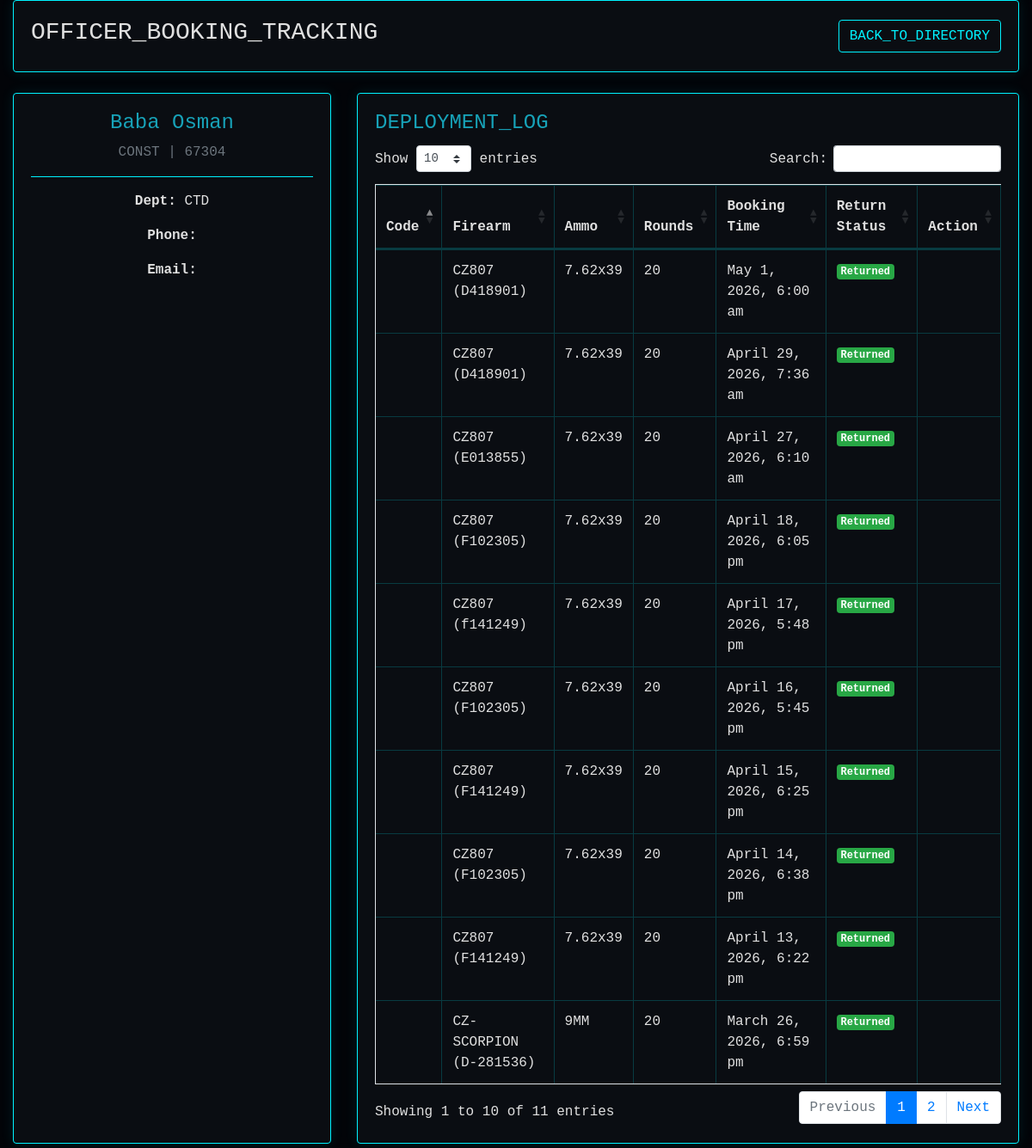
Screenshot of /officer-details.php?officerID=1148 (signed in) with the database file from the repository.
### tables this page shows
CREATE TABLE `officers` (
  `officerID` int(100) NOT NULL,
  `officer_status` varchar(100) NOT NULL,
  `officer_image` varchar(500) NOT NULL,
  `officer_service_no` varchar(500) NOT NULL,
  `rank` varchar(500) NOT NULL,
  `full_name` varchar(500) NOT NULL,
  `gender` varchar(100) NOT NULL,
  `dept_unit` varchar(500) NOT NULL,
  `phone_no` varchar(100) NOT NULL,
  `officer_email` varchar(500) NOT NULL,
  `datetime` timestamp NOT NULL DEFAULT current_timestamp() ON UPDATE current_timestamp(),
  `is_deleted` tinyint(1) DEFAULT 0
);

CREATE TABLE `bookings` (
  `bookingID` int(100) NOT NULL,
  `bookingCode` varchar(100) NOT NULL,
  `firearmID` varchar(100) NOT NULL,
  `ammoID` varchar(100) NOT NULL,
  `officerID` varchar(100) NOT NULL,
  `booking_time` varchar(200) NOT NULL,
  `armourer_issuer` varchar(500) NOT NULL,
  `officer_image` varchar(500) NOT NULL,
  `to_officer` varchar(500) NOT NULL,
  `firearm_name` varchar(500) NOT NULL,
  `firearm_serial_no` varchar(200) NOT NULL,
  `firearm_class` varchar(200) NOT NULL,
  `quantity_issued` int(100) NOT NULL,
  `firearm_state` varchar(200) NOT NULL,
  `ammunition_name` varchar(500) NOT NULL,
  `number_of_rounds` int(200) NOT NULL,
  `ammo_returned` int(200) NOT NULL,
  `ammo_state` varchar(200) NOT NULL,
  `no_faulty_ammo` int(200) NOT NULL,
  `duty_type` varchar(500) NOT NULL,
  `duty_location` varchar(500) NOT NULL,
  `duty_duration` varchar(200) NOT NULL,
  `returns` varchar(200) NOT NULL,
  `comment` varchar(1000) NOT NULL,
  `returned_time` varchar(200) NOT NULL,
  `datetime` timestamp NOT NULL DEFAULT current_timestamp() ON UPDATE current_timestamp(),
  `is_deleted` tinyint(1) DEFAULT 0
);

### officer-details.php (the view, shortened to what this page needs)
<?php
require_once('functions.php');
$officerID = $_GET['officerID'] ?? null;
$stmt = $pdo->prepare("SELECT * FROM officers WHERE officerID = ?");
$stmt->execute([$officerID]);
$officer = $stmt->fetch();
$stmt_bookings = $pdo->prepare("SELECT * FROM bookings WHERE officerID = ? ORDER BY bookingID DESC");
$stmt_bookings->execute([$officerID]);
$bookings = $stmt_bookings->fetchAll();
?>
<!DOCTYPE html>
<html lang="en">
<head>
    <link rel="stylesheet" href="assets/vendors/mdi/css/materialdesignicons.min.css">
    <link rel="stylesheet" href="assets/vendors/css/vendor.bundle.base.css">
    <link rel="stylesheet" href="assets/css/style.css">
    <link rel="stylesheet" href="https://maxcdn.bootstrapcdn.com/bootstrap/4.5.2/css/bootstrap.min.css">
    <link rel="stylesheet" href="https://cdn.datatables.net/1.10.22/css/dataTables.bootstrap4.min.css">
</head>
<body>
    <div class="container-scroller">
        <div class="container-fluid page-body-wrapper">
            <div class="main-panel">
                <div class="content-wrapper">
                    <div class="row mb-4">
                        <div class="col-12">
                            <div class="card tactical-card">
                                <div class="card-body d-flex justify-content-between align-items-center">
                                    <h3><i class="mdi mdi-account-card-details text-info"></i> OFFICER_BOOKING_TRACKING</h3>
                                    <a href="officers-list.php" class="btn btn-tactical"><i class="mdi mdi-arrow-left"></i> BACK_TO_DIRECTORY</a>
                                </div>
                            </div>
                        </div>
                    </div>
                    <div class="row mb-4">
                        <div class="col-md-4">
                            <div class="card tactical-card h-100">
                                <div class="card-body text-center">
                                    <h4 class="text-info"><?= htmlspecialchars($officer['full_name']) ?></h4>
                                    <p class="text-muted"><?= htmlspecialchars($officer['rank']) . " | " . htmlspecialchars($officer['officer_service_no']) ?></p>
                                    <hr style="border-color: var(--neon)">
                                    <p><strong>Dept:</strong> <?= htmlspecialchars($officer['dept_unit']) ?></p>
                                    <p><strong>Phone:</strong> <?= htmlspecialchars($officer['phone']) ?></p>
                                    <p><strong>Email:</strong> <?= htmlspecialchars($officer['email']) ?></p>
                                </div>
                            </div>
                        </div>
                        <div class="col-md-8">
                            <div class="card tactical-card">
                                <div class="card-body">
                                    <h4 class="card-title text-info">DEPLOYMENT_LOG</h4>
                                    <div class="table-responsive">
                                        <table class="table table-bordered tactical-table" id="bookingsTable">
                                            <thead>
                                                <tr>
                                                    <th>Code</th>
                                                    <th>Firearm</th>
                                                    <th>Ammo</th>
                                                    <th>Rounds</th>
                                                    <th>Booking Time</th>
                                                    <th>Return Status</th>
                                                    <th>Action</th>
                                                </tr>
                                            </thead>
                                            <tbody>
                                                <?php foreach ($bookings as $b): ?>
                                                    <tr>
                                                        <td><?= htmlspecialchars($b['bookingCode']) ?></td>
                                                        <td><?= htmlspecialchars($b['firearm_name'] ?? 'N/A') ?> (<?= htmlspecialchars($b['firearm_serial_no'] ?? 'N/A') ?>)</td>
                                                        <td><?= htmlspecialchars($b['ammunition_name'] ?? 'N/A') ?></td>
                                                        <td><?= htmlspecialchars($b['number_of_rounds'] ?? 0) ?></td>
                                                        <td><?= htmlspecialchars($b['booking_time']) ?></td>
                                                        <td>
                                                            <?php if ($b['returns'] == 'Returned'): ?>
                                                                <span class="badge badge-success">Returned</span>
                                                            <?php else: ?>
                                                                <span class="badge badge-danger">Not Returned</span>
                                                            <?php endif; ?>
                                                        </td>
                                                        <td>
                                                        </td>
                                                    </tr>
                                                <?php endforeach; ?>
                                            </tbody>
                                        </table>
                                    </div>
                                </div>
                            </div>
                        </div>
                    </div>
                </div>
            </div>
        </div>
    </div>
</body>
</html>

### css/style.css (style rules this page uses)
:root { --primary: #EB1616; --secondary: #191C24; --light: #6C7293; --dark: #000000; }
.btn { transition: .5s; }

### officer-details.php (style rules this page uses)
:root { --neon: #00f2ff; --bg-deep: #020408; --card-bg: #0a0d12; --input-border: #00f2ff; --danger: #ff3333; --success: #00ff66; --text-main: #e0e0e0; }
body { background: var(--bg-deep); font-family: 'JetBrains Mono', monospace; color: var(--text-main); }
.tactical-card { background: var(--card-bg); border: 1px solid var(--neon); border-radius: 4px; box-shadow: 0 0 15px rgba(0, 242, 255, 0.1); color: var(--text-main); }
.tactical-table { color: var(--text-main) !important; }
.tactical-table th, .tactical-table td { border-color: rgba(0, 242, 255, 0.2) !important; }
.btn-tactical { background: transparent; border: 1px solid var(--neon); color: var(--neon); font-family: 'JetBrains Mono', monospace; }

### rows the page displays
officers: full_name "Baba Osman", rank "CONST", officer_service_no "67304", dept_unit "CTD"
bookings: firearm_name "CZ807", firearm_serial_no "D418901", ammunition_name "7.62x39", number_of_rounds "20", booking_time "May 1, 2026, 6:00 am", returns "Returned"
bookings: firearm_name "CZ807", firearm_serial_no "D418901", ammunition_name "7.62x39", number_of_rounds "20", booking_time "April 29, 2026, 7:36 am", returns "Returned"
bookings: firearm_name "CZ807", firearm_serial_no "E013855", ammunition_name "7.62x39", number_of_rounds "20", booking_time "April 27, 2026, 6:10 am", returns "Returned"
bookings: firearm_name "CZ807", firearm_serial_no "F102305", ammunition_name "7.62x39", number_of_rounds "20", booking_time "April 18, 2026, 6:05 pm", returns "Returned"
bookings: firearm_name "CZ807", firearm_serial_no "f141249", ammunition_name "7.62x39", number_of_rounds "20", booking_time "April 17, 2026, 5:48 pm", returns "Returned"
bookings: firearm_name "CZ807", firearm_serial_no "F102305", ammunition_name "7.62x39", number_of_rounds "20", booking_time "April 16, 2026, 5:45 pm", returns "Returned"
bookings: firearm_name "CZ807", firearm_serial_no "F141249", ammunition_name "7.62x39", number_of_rounds "20", booking_time "April 15, 2026, 6:25 pm", returns "Returned"
bookings: firearm_name "CZ807", firearm_serial_no "F102305", ammunition_name "7.62x39", number_of_rounds "20", booking_time "April 14, 2026, 6:38 pm", returns "Returned"
bookings: firearm_name "CZ807", firearm_serial_no "F141249", ammunition_name "7.62x39", number_of_rounds "20", booking_time "April 13, 2026, 6:22 pm", returns "Returned"
bookings: firearm_name "CZ-SCORPION", firearm_serial_no "D-281536", ammunition_name "9MM", number_of_rounds "20", booking_time "March 26, 2026, 6:59 pm", returns "Returned"
